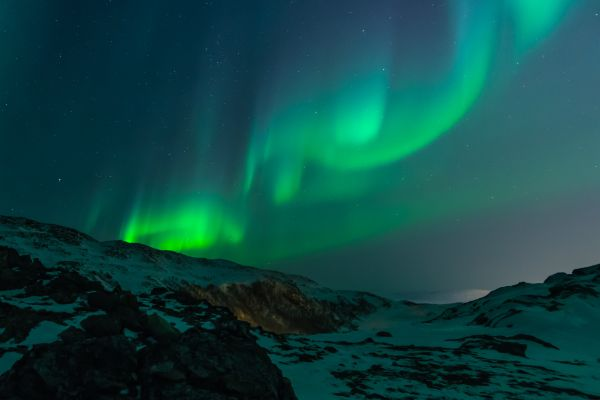
#> input picture app/image_edit/nordic_lights.png, 600 x 400 px
$ python greyscale.py
#> lines starting #> are read from the running program, lines starting #| are printed output that depends on the picture
# covert to greyscale

# param: none

import pathlib
from pathlib import Path
from PIL import Image

BASE_DIR = pathlib.Path(__file__).parent
IMG_DIR = BASE_DIR / "images"
img_path = BASE_DIR / "nordic_lights.png"

img =  Image.open(img_path)
#> img is the input picture: PIL image 600x400 RGB; mean R, G, B 15.4, 72, 69.3

# Do a flip of left and right
greyscaledImage = img.convert('L').transpose(Image.FLIP_TOP_BOTTOM)
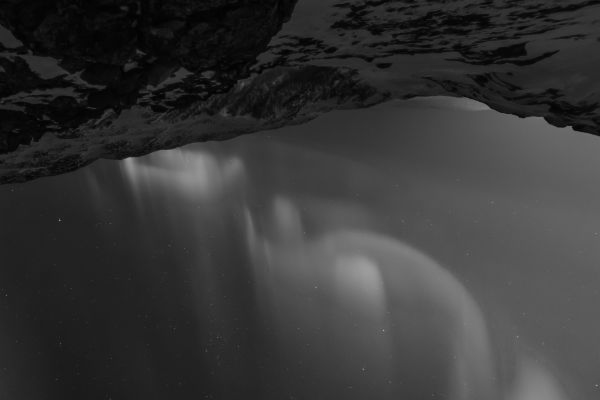
#> greyscaledImage: PIL image 600x400 L; min 0, max 157, mean 54.8

greyscaledImage.show() # Show the flipped image
